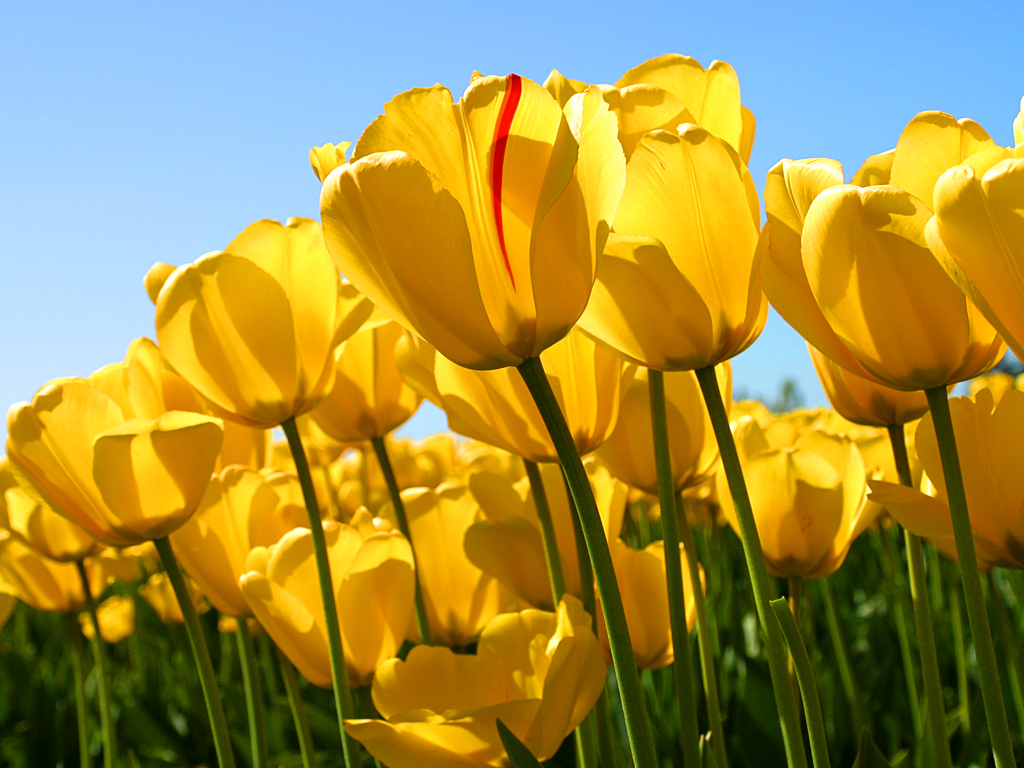
#> input picture cartoon_img/Tulips.jpg, 1024 x 768 px
$ python cartoon_img.py
#> lines starting #> are read from the running program, lines starting #| are printed output that depends on the picture; after the words box and inside, x2 and y2 are one past the last pixel; in counts of white or black regions, pixels touching at a corner belong together
import cv2
import numpy as np
img=cv2.imread("Tulips.jpg",1)
#> img is the input picture: shape (768, 1024, 3); mean B, G, R 66.7, 143.3, 161.3
gray=cv2.cvtColor(img,cv2.COLOR_BGR2GRAY)
gray=cv2.bilateralFilter(gray,-1,10,1)
gray=cv2.GaussianBlur(gray,(5,5),0)

edges=cv2.Laplacian(gray,-1,ksize=5)
_,mask=cv2.threshold(edges,35,255,cv2.THRESH_BINARY_INV)
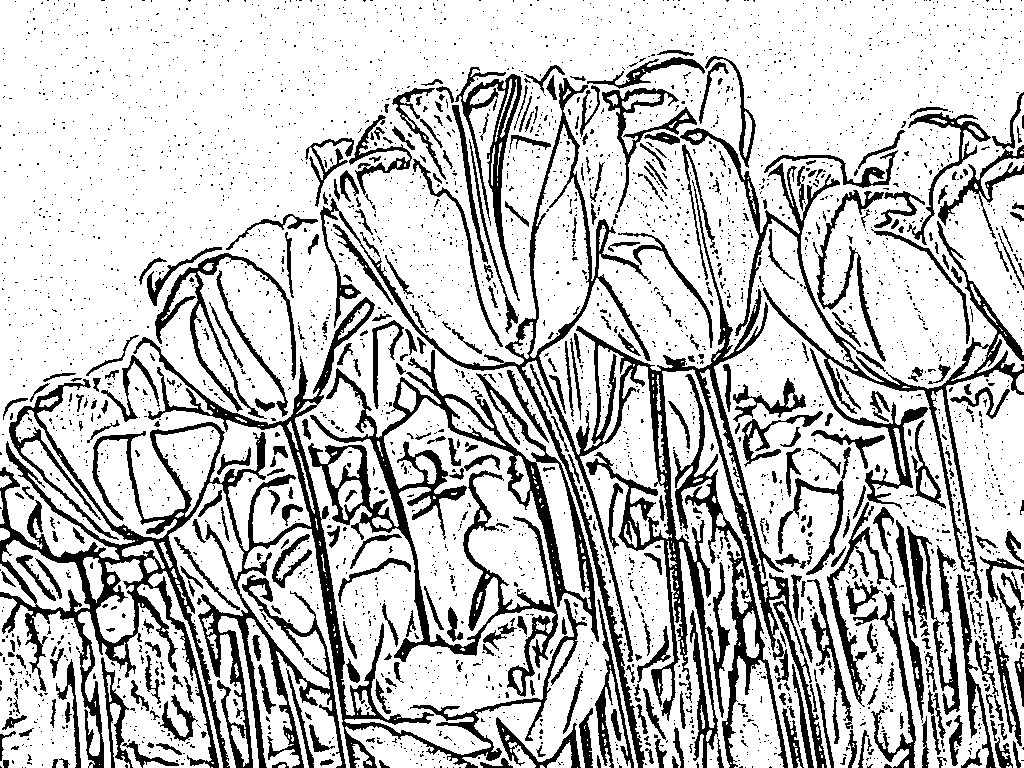
#> mask: shape (768, 1024); 76.7% white; 3680 black regions (3257 under 20 px), largest, box (x1, y1, x2, y2) and area: (0, 297, 587, 768) 35935, (320, 78, 827, 768) 26129, (308, 350, 599, 697) 16696

for i in range(30):
    mask=cv2.medianBlur(mask,3)
#> mask: shape (768, 1024); 79.3% white; 365 black regions (75 under 20 px), largest, box (x1, y1, x2, y2) and area: (372, 115, 1024, 768) 34009, (138, 297, 579, 768) 18358, (308, 351, 599, 696) 16709

mask=cv2.resize(mask,(512,512))
#> mask: shape (512, 512)
kernal=np.ones((2,2),np.uint8)
mask=cv2.dilate(mask,kernal,iterations=1)
mask=cv2.erode(mask,kernal,iterations=1)
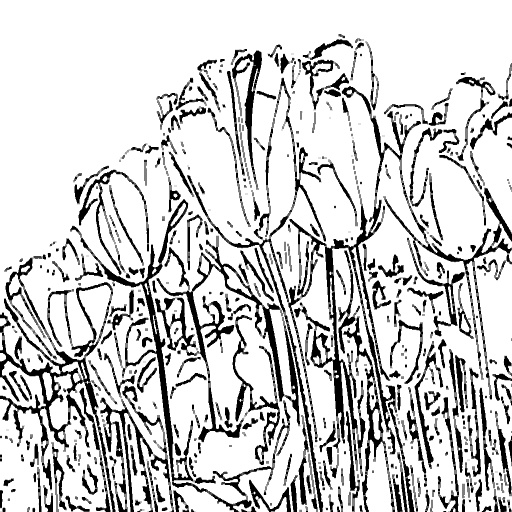
#> mask: shape (512, 512); min 0, max 255, mean 205.8

r,g,b=cv2.split(img)
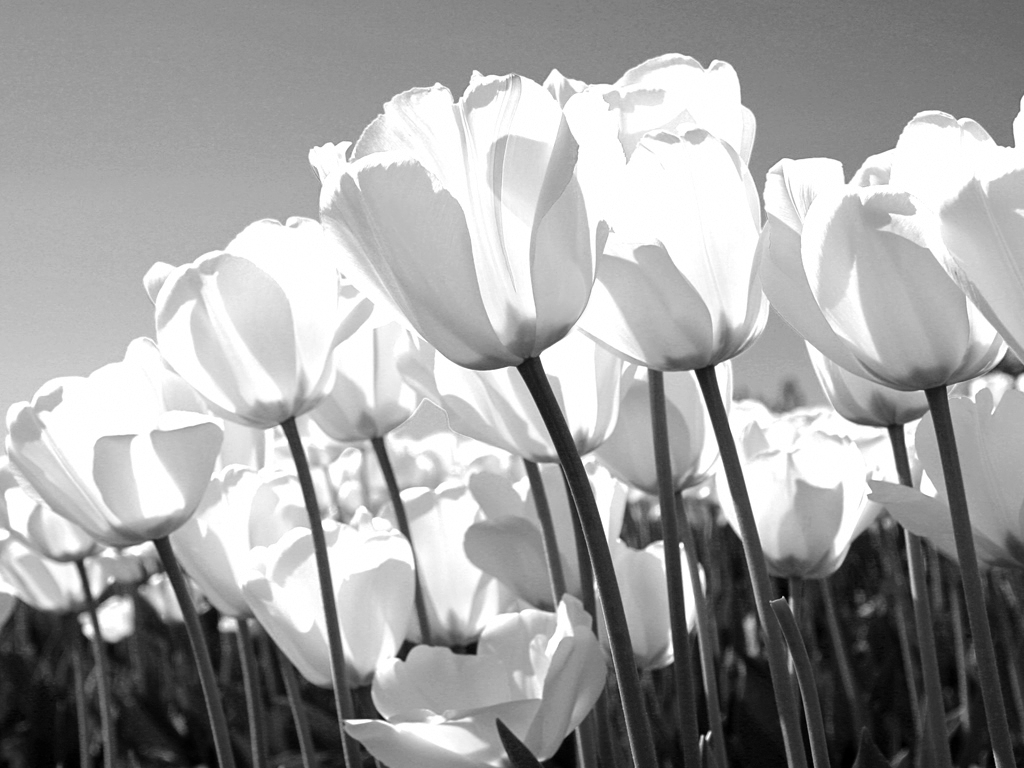
#> b: shape (768, 1024); min 0, max 255, mean 161.3
img=cv2.resize(img,(512,512))
#> img: shape (512, 512, 3)
r=cv2.resize(r,(512,512))
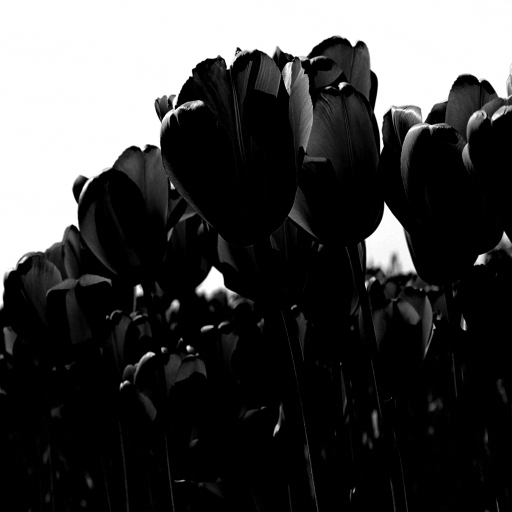
#> r: shape (512, 512); min 0, max 255, mean 66.6
g=cv2.resize(g,(512,512))
#> g: shape (512, 512)
b=cv2.resize(b,(512,512))
#> b: shape (512, 512)

rf=cv2.bitwise_and(mask,r)
gf=cv2.bitwise_and(mask,g)
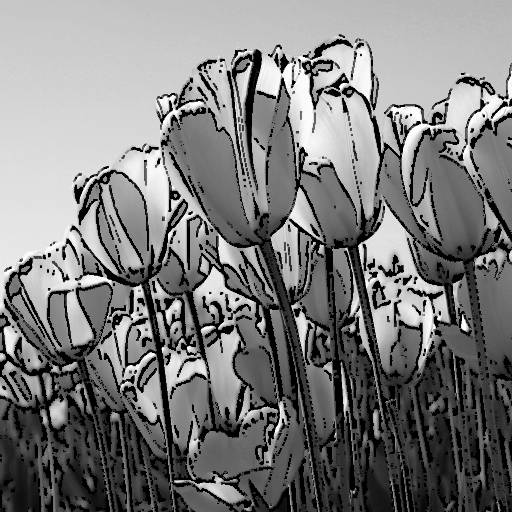
#> gf: shape (512, 512); min 0, max 255, mean 123.6
bf=cv2.bitwise_and(mask,b)
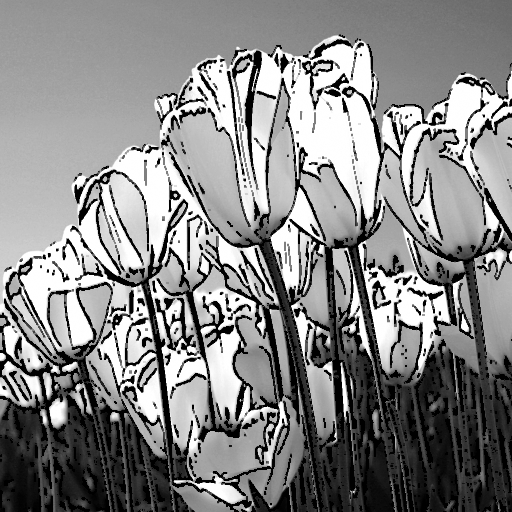
#> bf: shape (512, 512); min 0, max 255, mean 135.3

maskf=cv2.merge((rf,gf,bf))
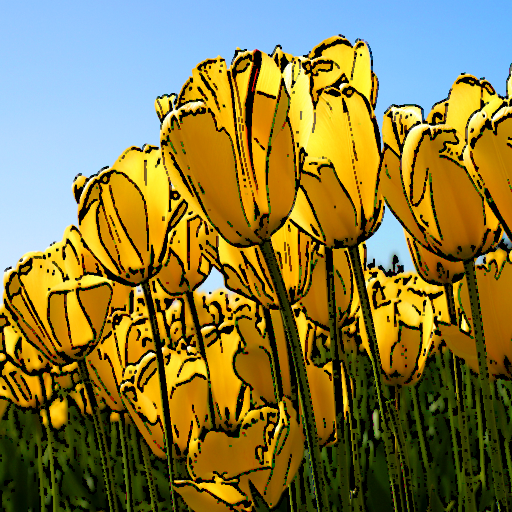
#> maskf: shape (512, 512, 3); mean of channels 0, 1, 2 65.1, 123.6, 135.3; drawn as B, G, R
maskf=cv2.resize(maskf,(512,512))

cv2.imshow('Original Image',img)
cv2.imshow('Cartoon Image',maskf)


cv2.waitKey(0)
cv2.destroyAllWindows()

$ run again, with cartoon_img/cartoon_img.png saved as cartoon_img/Tulips.jpg
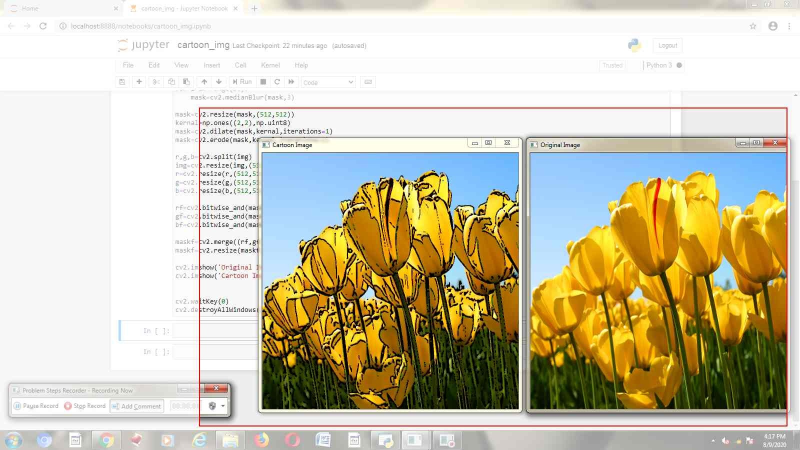
#> input picture cartoon_img/cartoon_img.png, 1600 x 900 px (shown at 1/2 size)
#> img is the input picture: shape (900, 1600, 3); mean B, G, R 174.4, 197.9, 204.3
#> `_,mask=cv2.threshold(edges,35,255,cv2.THRESH_BINARY_INV)`:
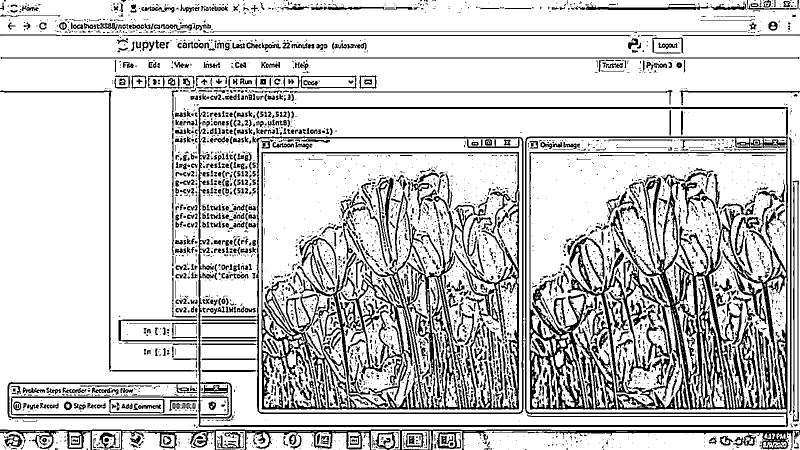
#> mask: shape (900, 1600) (shown at 1/2 size); 80% white; 3912 black regions (2779 under 20 px), largest, box (x1, y1, x2, y2) and area: (397, 214, 1576, 854) 84269, (523, 304, 1039, 819) 43947, (0, 859, 1600, 900) 13492
#> img: shape (512, 512, 3)
#> `maskf=cv2.merge((rf,gf,bf))`:
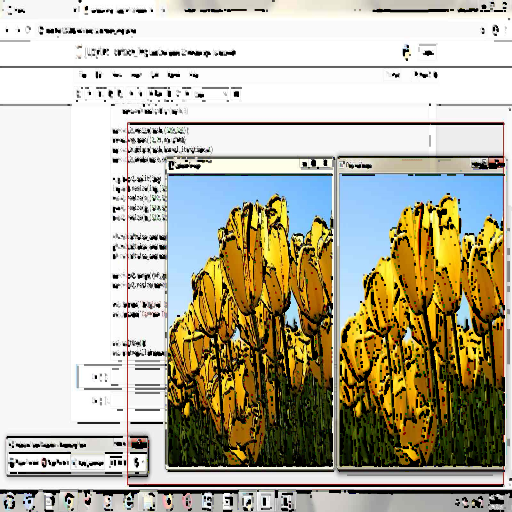
#> maskf: shape (512, 512, 3); mean of channels 0, 1, 2 162, 180.6, 185.2; drawn as B, G, R
